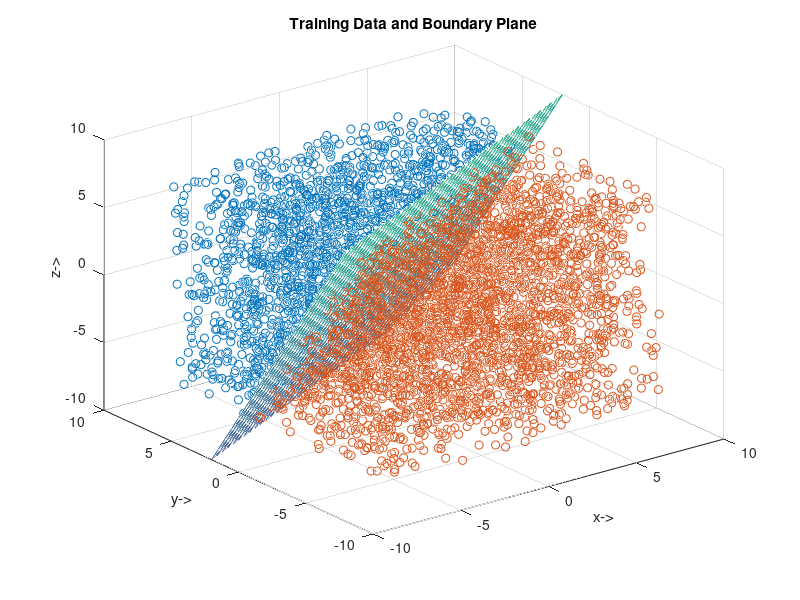

Write MATLAB code to recreate this figure. (Note: this script raises an error after producing the figure.)
%demonstration of the Perceptron learning rule
clear;clc; close all

%% Generate the input vectors and their expected outputs
% these will be used to train the single-neuron perceptron.
% Classification boundary must be linear!

% pick an arbitrary 3D plane as classification boundary
    % create anonymous function and plot the plane
boundaryPlane = @(X, Y) 1*(X)-2*(Y)+4;
[Xmesh,Ymesh] = meshgrid(-10:0.5:10);
Zmesh = boundaryPlane(Xmesh, Ymesh);
figure
mesh(Xmesh,Ymesh,Zmesh)

%% generate random sample points to train the perceptron with
sampleCount = 5000;% more training data gives better predictions...usually
trainingData.XYZ = 8-(8+8)*rand(3,sampleCount);
% point on boundary plane that x,y components of sample correspond to:
Zhat = boundaryPlane(trainingData.XYZ(1,:), trainingData.XYZ(2,:));
% data is classified as (1) on/above the plane or (0) below the plane
trainingData.target = Zhat <= trainingData.XYZ(3,:);

% separate coordinates of test points by classification before plotting
redIndex = 1;
blueIndex = 1;
% there's a slightly more efficient way of doing this that involves
    % preallocating one of the arrays.
for i = 1:sampleCount
    if trainingData.target(i) == 1
       scatterRed1(:,redIndex) = trainingData.XYZ(:,i);
       redIndex = redIndex + 1;
    else
       scatterBlue1(:,blueIndex) = trainingData.XYZ(:,i);
       blueIndex = blueIndex + 1;
    end
end
hold on
scatter3(scatterRed1(1,:),scatterRed1(2,:),scatterRed1(3,:),'r.');
scatter3(scatterBlue1(1,:),scatterBlue1(2,:),scatterBlue1(3,:),'b.');
hold off

axis([-10,10,-10,10,-10,10])
title('Training Data and Boundary Plane')
xlabel('x->')
ylabel('y->')
zlabel('z->')
grid on

%% Train the perceptron model
% initialize W and b to zero or a small random value
W = zeros(1,3);%1 neuron by 3 inputs
b = 0;
for i = 1:sampleCount
    p = trainingData.XYZ(:,i);
    t = trainingData.target(i);
    a = perceptron(W,p,b);
    e = t-a; % error between target and output for given sample
    
    %adjust weights and bias
    W = W + e*p';
    b = b + e;
end

%% Test trained model with random points and plot classified test points
testPoints = 8-(8+8)*rand(3,sampleCount);

% get boolean vector of classified test points
Zhat = boundaryPlane(testPoints(1,:), testPoints(2,:));
testTarget = Zhat <= testPoints(3,:);

% separate and plot the classified test points
figure
testActual = logical(zeros(1,sampleCount));
redIndex = 1;
blueIndex = 1;
for i = 1:sampleCount
    if perceptron(W,testPoints(:,i),b)==1
       scatterRed2(:,redIndex) = testPoints(:,i);
       redIndex = redIndex + 1;
       testActual(1,i)=true;
    else
       scatterBlue2(:,blueIndex) = testPoints(:,i);
       blueIndex = blueIndex + 1;
       testActual(1,i)=false;
    end
end
hold on
scatter3(scatterRed2(1,:),scatterRed2(2,:),scatterRed2(3,:),'r.');
scatter3(scatterBlue2(1,:),scatterBlue2(2,:),scatterBlue2(3,:),'b.');
hold off

axis([-10,10,-10,10,-10,10])
title('Perceptron-Classified Test Points and Decision Boundary')
xlabel('x->')
ylabel('y->')
zlabel('z->')
grid on

%% compare testActual and testTarget to find errors
errLogical = testActual ~= testTarget;
totalErrs = sum(errLogical);
percentError = totalErrs/sampleCount*100;
fprintf('Classification error: %.4f%%\n',percentError);

%% plot decision boundary after training

[Xmesh,Ymesh] = meshgrid(-10:0.5:10);
% Wp+b=0, p=[x,y,z]'. do the math to solve for z.
Zmesh = (-W(1)*Xmesh-W(2)*Ymesh-b)/W(3);
hold on
mesh(Xmesh,Ymesh,Zmesh)
hold off